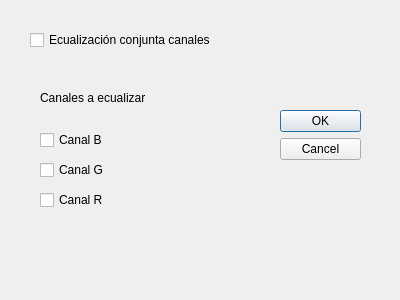
<?xml version="1.0" encoding="UTF-8"?>
<ui version="4.0">
 <class>Ecualizacion_local</class>
 <widget class="QDialog" name="Ecualizacion_local">
  <property name="geometry">
   <rect>
    <x>0</x>
    <y>0</y>
    <width>400</width>
    <height>300</height>
   </rect>
  </property>
  <property name="windowTitle">
   <string>Dialog</string>
  </property>
  <widget class="QDialogButtonBox" name="buttonBox">
   <property name="geometry">
    <rect>
     <x>280</x>
     <y>110</y>
     <width>81</width>
     <height>241</height>
    </rect>
   </property>
   <property name="orientation">
    <enum>Qt::Vertical</enum>
   </property>
   <property name="standardButtons">
    <set>QDialogButtonBox::Cancel|QDialogButtonBox::Ok</set>
   </property>
  </widget>
  <widget class="QLabel" name="label">
   <property name="geometry">
    <rect>
     <x>40</x>
     <y>90</y>
     <width>131</width>
     <height>16</height>
    </rect>
   </property>
   <property name="text">
    <string>Canales a ecualizar</string>
   </property>
  </widget>
  <widget class="QCheckBox" name="checkBox_3">
   <property name="geometry">
    <rect>
     <x>40</x>
     <y>160</y>
     <width>81</width>
     <height>20</height>
    </rect>
   </property>
   <property name="text">
    <string>Canal G</string>
   </property>
  </widget>
  <widget class="QCheckBox" name="checkBox">
   <property name="geometry">
    <rect>
     <x>30</x>
     <y>30</y>
     <width>201</width>
     <height>20</height>
    </rect>
   </property>
   <property name="text">
    <string>Ecualización conjunta canales</string>
   </property>
  </widget>
  <widget class="QCheckBox" name="checkBox_2">
   <property name="geometry">
    <rect>
     <x>40</x>
     <y>130</y>
     <width>81</width>
     <height>20</height>
    </rect>
   </property>
   <property name="text">
    <string>Canal B</string>
   </property>
  </widget>
  <widget class="QCheckBox" name="checkBox_4">
   <property name="geometry">
    <rect>
     <x>40</x>
     <y>190</y>
     <width>81</width>
     <height>20</height>
    </rect>
   </property>
   <property name="text">
    <string>Canal R</string>
   </property>
  </widget>
 </widget>
 <resources/>
 <connections>
  <connection>
   <sender>buttonBox</sender>
   <signal>accepted()</signal>
   <receiver>Ecualizacion_local</receiver>
   <slot>accept()</slot>
   <hints>
    <hint type="sourcelabel">
     <x>248</x>
     <y>254</y>
    </hint>
    <hint type="destinationlabel">
     <x>157</x>
     <y>274</y>
    </hint>
   </hints>
  </connection>
  <connection>
   <sender>buttonBox</sender>
   <signal>rejected()</signal>
   <receiver>Ecualizacion_local</receiver>
   <slot>reject()</slot>
   <hints>
    <hint type="sourcelabel">
     <x>316</x>
     <y>260</y>
    </hint>
    <hint type="destinationlabel">
     <x>286</x>
     <y>274</y>
    </hint>
   </hints>
  </connection>
 </connections>
</ui>
